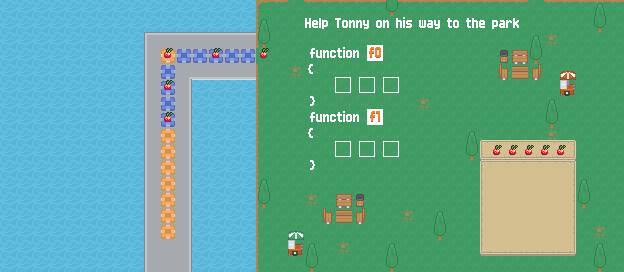

Tiled map render using the project's own tile images. Description and the map definition, with tile-layer contents summarised, below:
An orthogonal 39x17 tile map with 16x16 px tiles, 18 tile layers (info, background, background2, parkDetails, ...), 4 tilesets and 34 objects (answer1, answer2, answer3, answer4, answer5, ...).

<map version="1.2" tiledversion="2020.01.22" orientation="orthogonal" renderorder="right-down" compressionlevel="-1" width="39" height="17" tilewidth="16" tileheight="16" infinite="0" nextlayerid="40" nextobjectid="53">
 <editorsettings>
  <export target="8.lua" format="lua" />
 </editorsettings>
 <tileset firstgid="1" name="UIpackSheet_transparent" tilewidth="16" tileheight="16" spacing="2" tilecount="990" columns="30">
  <image source="../tileset/Tilemap/UIpackSheet_transparent.png" width="538" height="592" />
 </tileset>
 <tileset firstgid="991" name="roguelikeCity" tilewidth="16" tileheight="16" spacing="1" tilecount="1036" columns="37">
  <image source="../tileset/Tilemap/roguelikeCity.png" width="628" height="475" />
 </tileset>
 <tileset firstgid="2027" name="functionsTextTiles" tilewidth="16" tileheight="16" tilecount="900" columns="30">
  <image source="../graphics/functionsTextTiles.png" width="480" height="480" />
 </tileset>
 <tileset firstgid="2927" name="test" tilewidth="16" tileheight="16" tilecount="486" columns="27">
  <image source="../tileset/Tilemap/test.png" width="432" height="288" />
 </tileset>
 <layer id="14" name="info" width="39" height="17">
  <properties>
   <property name="F0" type="int" value="3" />
   <property name="F1" type="int" value="3" />
   <property name="blueTile" type="bool" value="true" />
   <property name="door" type="bool" value="false" />
   <property name="face" value="up" />
   <property name="fruit" type="bool" value="true" />
   <property name="fruitsTotal" type="int" value="5" />
   <property name="grass" type="bool" value="true" />
   <property name="greyTile" type="bool" value="false" />
   <property name="numFunc" type="int" value="2" />
   <property name="totalSize" type="int" value="6" />
   <property name="yellowTile" type="bool" value="true" />
  </properties>
  <data>[663 cells, 2 non-empty, 1 distinct tile ids]</data>
 </layer>
 <layer id="1" name="background" width="39" height="17">
  <data>[663 cells, 663 non-empty, 13 distinct tile ids]</data>
 </layer>
 <layer id="38" name="background2" width="39" height="17">
  <data>[663 cells, 40 non-empty, 4 distinct tile ids]</data>
 </layer>
 <layer id="39" name="parkDetails" width="39" height="17">
  <data>[663 cells, 22 non-empty, 10 distinct tile ids]</data>
 </layer>
 <layer id="36" name="buttonsSecondRow" width="39" height="17">
  <properties>
   <property name="blue" value="blueTile" />
   <property name="yellow" value="yellowTile" />
  </properties>
  <data>[663 cells, 0 non-empty, 0 distinct tile ids]</data>
 </layer>
 <layer id="37" name="buttonsThirdRow" width="39" height="17">
  <properties>
   <property name="F1" value="F1" />
  </properties>
  <data>[663 cells, 0 non-empty, 0 distinct tile ids]</data>
 </layer>
 <layer id="12" name="text" width="39" height="17" offsetx="15.6667" offsety="-3">
  <data>[663 cells, 36 non-empty, 25 distinct tile ids]</data>
 </layer>
 <layer id="22" name="fruit1" width="39" height="17" offsetx="0.363636" offsety="-3">
  <data>[663 cells, 1 non-empty, 1 distinct tile ids]</data>
 </layer>
 <layer id="23" name="fruit2" width="39" height="17" offsetx="0.363636" offsety="-3">
  <data>[663 cells, 1 non-empty, 1 distinct tile ids]</data>
 </layer>
 <layer id="24" name="fruit3" width="39" height="17" offsetx="0.363636" offsety="-3">
  <data>[663 cells, 1 non-empty, 1 distinct tile ids]</data>
 </layer>
 <layer id="25" name="fruit4" width="39" height="17" offsetx="0.363636" offsety="-3">
  <data>[663 cells, 1 non-empty, 1 distinct tile ids]</data>
 </layer>
 <layer id="26" name="fruit5" width="39" height="17" offsetx="0.363636" offsety="-3">
  <data>[663 cells, 1 non-empty, 1 distinct tile ids]</data>
 </layer>
 <layer id="2" name="buttons" width="39" height="17">
  <data>[663 cells, 48 non-empty, 48 distinct tile ids]</data>
 </layer>
 <objectgroup id="32" name="answer" visible="0">
  <properties>
   <property name="numObejcts" type="int" value="6" />
  </properties>
  <object id="19" name="answer1" x="335.589" y="76.8859" width="16" height="16" />
  <object id="20" name="answer2" x="359.435" y="76.85" width="16" height="16" />
  <object id="21" name="answer3" x="383.464" y="76.8583" width="16" height="16" />
  <object id="26" name="answer4" x="335.601" y="140.818" width="16" height="16" />
  <object id="27" name="answer5" x="359.523" y="141.036" width="16" height="16" />
  <object id="29" name="answer6" x="383.554" y="140.941" width="16" height="16" />
 </objectgroup>
 <objectgroup id="33" name="grass" visible="0">
  <properties>
   <property name="numObjects" type="int" value="5" />
  </properties>
  <object id="31" name="grass1" x="0" y="0" width="154.364" height="299.273" />
  <object id="32" name="grass2" x="180.667" y="69.7577" width="168.667" height="202.242" />
  <object id="33" name="grass3" x="272.042" y="0.03125" width="112.583" height="272" />
  <object id="34" name="grass4" x="0" y="0" width="384" height="44.25" />
  <object id="35" name="grass5" x="0" y="243.5" width="384" height="28.5" />
 </objectgroup>
 <objectgroup id="15" name="yellowTile" visible="0">
  <properties>
   <property name="numObjects" type="int" value="8" />
  </properties>
  <object id="1" name="yellowTile1" x="167.971" y="225.233" width="0.363636" height="0.357955" />
  <object id="2" name="yellowTile2" x="167.953" y="209.177" width="0.375" height="0.375" />
  <object id="39" name="yellowTile3" x="167.881" y="193.759" width="0.363636" height="0.357955" />
  <object id="40" name="yellowTile4" x="168.068" y="178.384" width="0.363636" height="0.357955" />
  <object id="41" name="yellowTile5" x="167.881" y="162.009" width="0.363636" height="0.357955" />
  <object id="42" name="yellowTile6" x="167.943" y="145.634" width="0.363636" height="0.357955" />
  <object id="43" name="yellowTile7" x="167.756" y="129.696" width="0.363636" height="0.357955" />
  <object id="45" name="yellowTile8" x="167.636" y="50.7301" width="0.363636" height="0.357955" />
 </objectgroup>
 <objectgroup id="35" name="player" visible="0">
  <object id="37" name="player" x="160" y="224" width="16" height="16" />
 </objectgroup>
 <objectgroup id="16" name="blueTile" visible="0">
  <properties>
   <property name="numObjects" type="int" value="9" />
  </properties>
  <object id="3" name="blueTile1" x="167.723" y="113.854" width="0.363636" height="0.363636" />
  <object id="4" name="blueTile2" x="167.774" y="97.6655" width="0.5" height="0.5" />
  <object id="46" name="blueTile3" x="167.787" y="82.0999" width="0.363636" height="0.363636" />
  <object id="47" name="blueTile4" x="167.838" y="65.9114" width="0.5" height="0.5" />
  <object id="48" name="blueTile5" x="189.563" y="55.0625" width="0.5" height="0.5" />
  <object id="49" name="blueTile6" x="205.375" y="55.25" width="0.5" height="0.5" />
  <object id="50" name="blueTile7" x="221.75" y="55.375" width="0.5" height="0.5" />
  </objectgroup>
 <objectgroup id="21" name="fruit" visible="0">
  <properties>
   <property name="numObjects" type="int" value="5" />
  </properties>
  <!-- 5 objects omitted --></objectgroup>
 <layer id="27" name="apple1" width="39" height="17" offsetx="9.66667" offsety="-2.66667">
  <data>[663 cells, 1 non-empty, 1 distinct tile ids]</data>
 </layer>
 <layer id="28" name="apple2" width="39" height="17" offsetx="9.66667" offsety="-2.66667">
  <data>[663 cells, 1 non-empty, 1 distinct tile ids]</data>
 </layer>
 <layer id="29" name="apple3" width="39" height="17" offsetx="9.66667" offsety="-2.66667">
  <data>[663 cells, 1 non-empty, 1 distinct tile ids]</data>
 </layer>
 <layer id="30" name="apple4" width="39" height="17" offsetx="9.66667" offsety="-2.66667">
  <data>[663 cells, 1 non-empty, 1 distinct tile ids]</data>
 </layer>
 <layer id="31" name="apple5" width="39" height="17" offsetx="9.66667" offsety="-2.66667">
  <data>[663 cells, 1 non-empty, 1 distinct tile ids]</data>
 </layer>
</map>
<!-- 7 of 34 objects omitted -->
